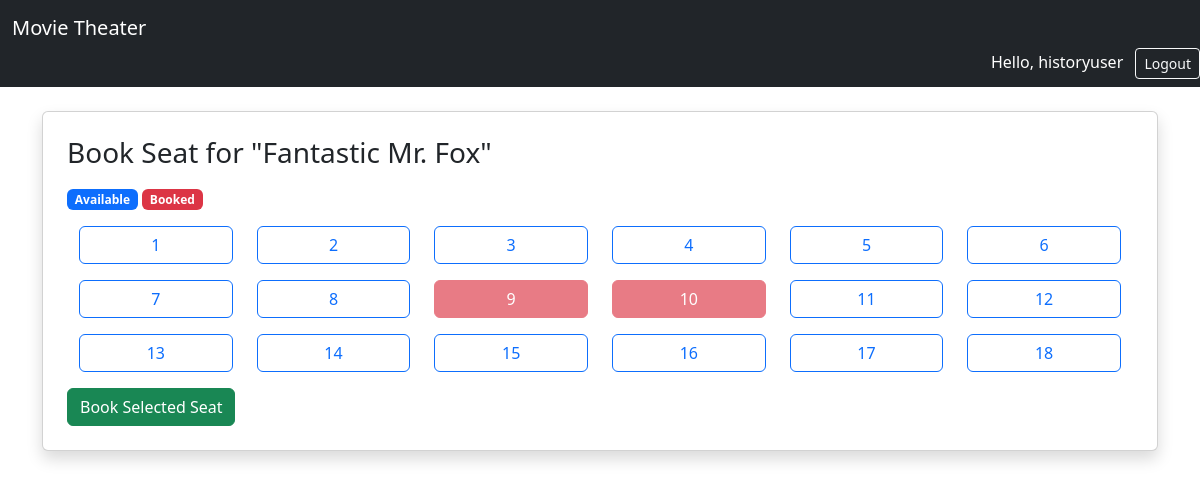
Screenshot of /book/4/ (signed in) with the database file from the repository.
### bookings/models.py (models this page shows, shortened)
class Movie(models.Model):
    title = models.CharField(max_length=200)
    description = models.TextField()
    release_date = models.DateField()
    duration = models.IntegerField(help_text="Duration in minutes")

class Seat(models.Model):
    movie = models.ForeignKey(Movie, on_delete=models.CASCADE)
    seat_number = models.CharField(max_length=10)
    is_booked = models.BooleanField(default=False)

### bookings/views.py (the view, shortened to what this page needs)
# urls.py: path('book/<int:movie_id>/', views.book_seat, name='book_seat'),  # Seat booking page
@login_required
def book_seat(request, movie_id):
    movie = get_object_or_404(Movie, id=movie_id)
    seats = Seat.objects.filter(movie=movie)
    return render(request, 'bookings/seat_booking.html', {
        'movie': movie,
        'seats': seats
    })

### bookings/templates/bookings/seat_booking.html (shortened to what this page needs)
{% extends 'bookings/base.html' %}
{% block content %}
<div class="card shadow p-4">
    <h3 class="mb-3">Book Seat for "{{ movie.title }}"</h3>
    <div class="mb-3">
        <span class="badge bg-primary">Available</span>
        <span class="badge bg-danger">Booked</span>
    </div>
    <form method="POST">
        <div class="container">
            <div class="row">
                {% for seat in seats %}
                <div class="col-2 mb-3 text-center">
                            <label class="btn w-100
                               {% if seat.is_booked %}
                                   btn-danger disabled
                               {% else %}
                                   btn-outline-primary
                               {% endif %}"
                               for="seat{{ seat.id }}">
                            {{ seat.seat_number }}
                        </label>
                    </div>
                {% endfor %}
            </div>
        </div>
        <button type="submit" class="btn btn-success">
            Book Selected Seat
        </button>
    </form>
</div>
{% endblock %}

### bookings/templates/bookings/base.html (shortened to what this page needs)
<!DOCTYPE html>
<html>
<head>
    <link href="https://cdn.jsdelivr.net/npm/bootstrap@5.3.0/dist/css/bootstrap.min.css" rel="stylesheet">
</head>
<body>
<nav class="navbar navbar-dark bg-dark">
    <div class="container-fluid">
        <a class="navbar-brand" href="#">Movie Theater</a>
    </div>
    <div class="ms-auto">
        {% if user.is_authenticated %}
            <span class="text-white me-2">
                Hello, {{ user.username }}
            </span>
            <a href="{% url 'logout' %}" class="btn btn-outline-light btn-sm">
                Logout
            </a>
        {% else %}
            <a href="{% url 'login' %}" class="btn btn-outline-light btn-sm">
                Login
            </a>
        {% endif %}
    </div>
</nav>
<div class="container mt-4">
    {% block content %}
    {% endblock %}
</div>
</body>
</html>

### rows the page displays
Movie: title "Fantastic Mr. Fox"
Seat: seat_number "1"
Seat: seat_number "2"
Seat: seat_number "3"
Seat: seat_number "4"
Seat: seat_number "5"
Seat: seat_number "6"
Seat: seat_number "7"
Seat: seat_number "8"
Seat: seat_number "9"
Seat: seat_number "10"
Seat: seat_number "11"
Seat: seat_number "12"
Seat: seat_number "13"
Seat: seat_number "14"
Seat: seat_number "15"
Seat: seat_number "16"
Seat: seat_number "17"
Seat: seat_number "18"

### other values shown
{{ user.username }} "historyuser"
